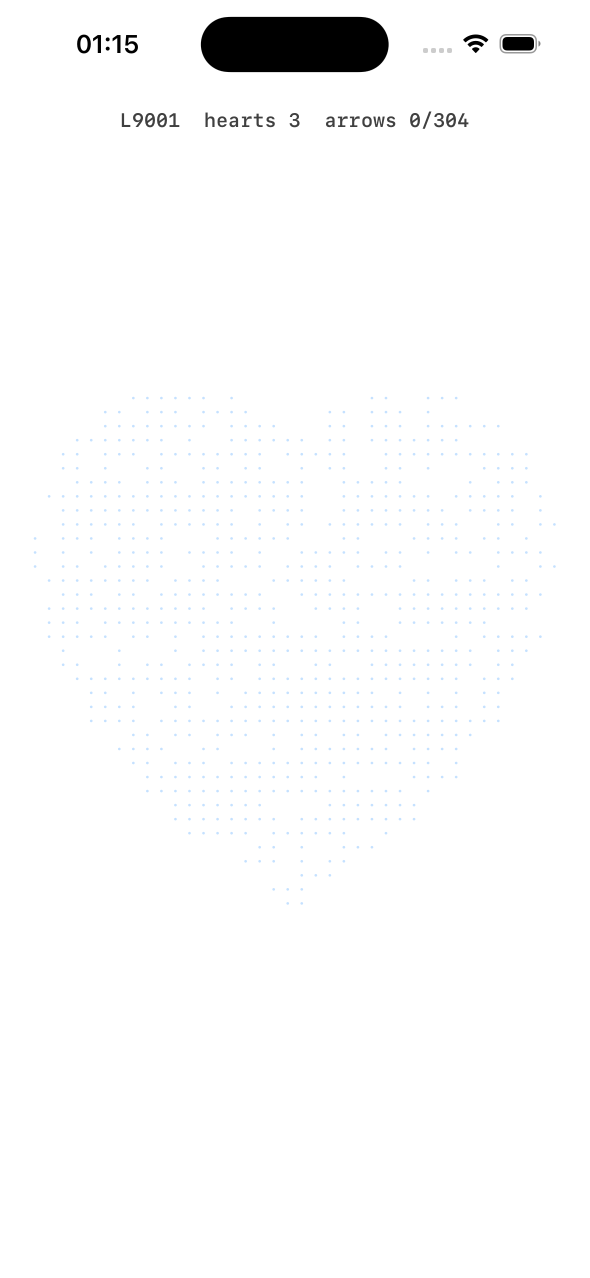
#> input picture apps/mazeout/design/spike-shots/autoplay-synth.png, 1179 x 2556 px (shown at 1/2 size)
$ python probe.py ../../design/spike-shots/autoplay-synth.png
#> lines starting #> are read from the running program, lines starting #| are printed output that depends on the picture; after the words box and inside, x2 and y2 are one past the last pixel; in counts of white or black regions, pixels touching at a corner belong together
### apps/mazeout/research/bot/bot.py
#!/usr/bin/env python3
"""Maze Out perception bot (research tool, phone session 1).

  python3 research/bot/bot.py read SHOT.png [--level N] [--tag K]   # read one shot, write overlay, print board
  python3 research/bot/bot.py play --seconds 150 --level N [--gap 0.25] [--max-rounds R] [--dry]   # first, slow loop (kept)
  python3 research/bot/bot.py play2 --level N [--seconds 170] [--stop-key] [--ignore-anomalies]   # FAST loop used from L33 on:
        one read → whole greedy schedule (tape bundles, pipe teleports, door blockers) in ONE 'phone taps' call → re-read
  python3 research/bot/go.py LEVEL NNN [--here]   # home → Play → start shot → read/dump → play2 → end popup → Continue → home
  python3 research/bot/bot.py dump SHOT.png --level N [--zoom fit] [--timer 180] [--hearts 3] [--tag "Hard Level"]

Board model (measured on L32, 003-L32-start.png, shot = 1178x2556 px, pt = px*393/1178):
  * arrows = black (0,0,0) strokes, ~12 px (4 pt) wide at fit zoom, round caps; the stroke joins CELL CENTRES of a hidden
    square grid (pitch ~53.5 px = 17.9 pt at fit zoom on L32);
  * a tail ends exactly at its cell centre (round cap radius = half stroke);
  * the head is a filled triangle whose tip is ~0.37 pitch beyond the head cell centre, base ~0.2 pitch behind it;
  * obstacles are COLOURED (pink tape etc.) and occlude the ink below: treated as unknown, resolved by straight continuation;
  * faint grey dots (vacated cells) are not ink.
Everything is measured from the image at run time (pitch/origin fitted by a comb fit), so any zoom works.
"""
import json, math, os, subprocess, sys, time
import numpy as np
from PIL import Image, ImageDraw
from scipy import ndimage

PHONE = '/Users/yago/Downloads/app-factory/tools/phonedriver/phone'
ROOT = '/Users/yago/Downloads/app-factory/apps/mazeout/research'
BOT = os.path.join(ROOT, 'bot')
OVL = os.path.join(BOT, 'overlay')
LEVELS = os.path.join(ROOT, 'levels')
LOG = os.path.join(BOT, 'log.jsonl')
TMP = os.path.join(BOT, 'tmp')
SCALE = 1178 / 393.0             # px per pt for 'shot'
BOARD_Y0, BOARD_Y1 = int(125 * SCALE), int(745 * SCALE)   # board band in px (HUD above, boosters below)
DIRS = {'up': (0, -1), 'down': (0, 1), 'left': (-1, 0), 'right': (1, 0)}
DIRNAME = {v: k for k, v in DIRS.items()}

for d in (OVL, LEVELS, TMP):
    os.makedirs(d, exist_ok=True)


def sh(args, timeout=30):
    return subprocess.run(args, capture_output=True, text=True, timeout=timeout)


# [5 lines left out: function shot, not called in this run]


def pt(xpx, ypx):
    return xpx / SCALE, ypx / SCALE


# ------------------------------------------------------------------------------------------------ guard
# [19 lines left out: function guard, not called in this run]


# ------------------------------------------------------------------------------------------------ perception
def masks(im):
    band = np.zeros(im.shape[:2], bool)
    band[BOARD_Y0:BOARD_Y1] = True
    mx, mn = im.max(2), im.min(2)
    ink = (mx < 100) & band
#> ink: shape (2556, 1179) bool; every value is 0
    # a BUMPED arrow turns red (238,10,19) and stays red for the rest of the level (L47, shots/110): still an arrow → ink
    r_, g_, b_ = im[..., 0].astype(int), im[..., 1].astype(int), im[..., 2].astype(int)
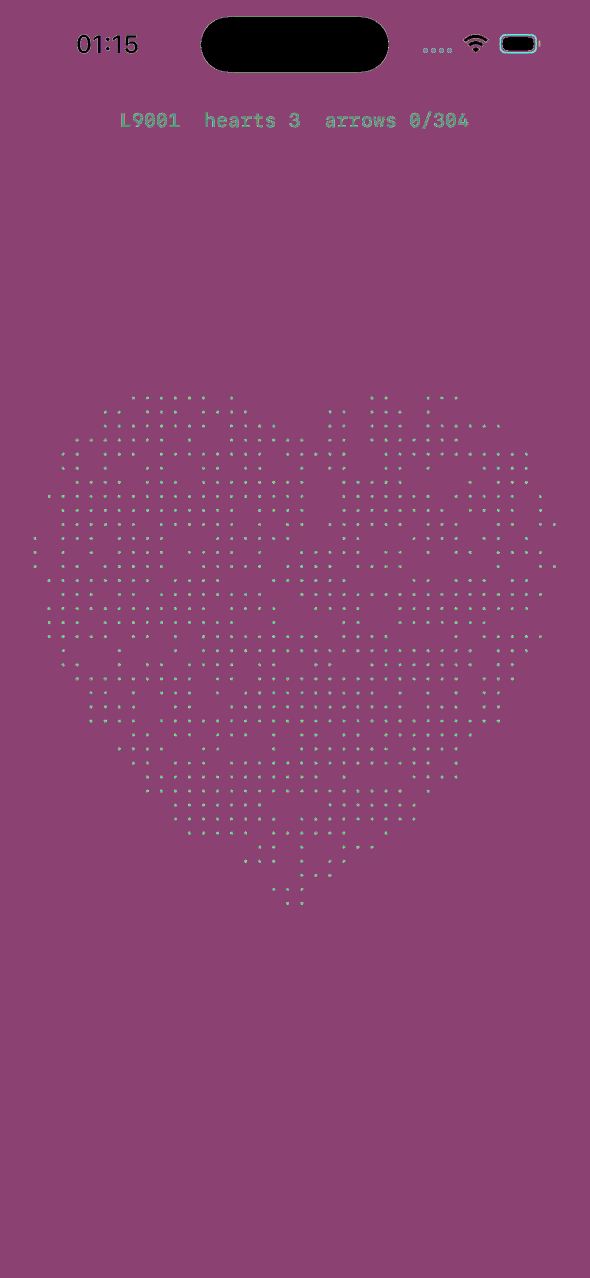
#> r_: shape (2556, 1179) int64 (shown at 1/2 size); 254 distinct labels, from 0 to 255; one colour per label, 0 black
#> g_: shape (2556, 1179) int64; 254 distinct labels, from 0 to 255
#> b_: shape (2556, 1179) int64; 254 distinct labels, from 0 to 255
    red = (r_ > 150) & (r_ - g_ > 80) & (np.abs(g_ - b_) < 50) & (g_ < 140) & band
    # its anti-aliased rim (e.g. (249,179,183)) would otherwise be a thin 'unknown' colour blob
    rim = ndimage.binary_dilation(red, iterations=3) & (r_ > 180) & (r_ - g_ > 35) & (np.abs(g_ - b_) < 50) & band
    ink = ink | red | rim
    colour = ((mx - mn) > 60) & band & ~ink
    return ink, colour


# [10 lines left out: function comb_fit, not called in this run]


def fit_grid(ink):
    # stroke width: median horizontal run length of ink pixels over a few rows
    runs = []
    ys = np.nonzero(ink.any(1))[0]
#> ys = empty array
    for y in ys[::7]:
        row = ink[y]
        d = np.diff(np.concatenate([[0], row.astype(int), [0]]))
        s, e = np.nonzero(d == 1)[0], np.nonzero(d == -1)[0]
        runs += list(e - s)
#> this loop made 0 passes
#> after the loop, runs = []
    runs = np.array(runs)
#> runs = empty array
    stroke = float(np.median(runs[(runs > 3) & (runs < 40)])) if len(runs) else 12.0
#> stroke = 12
    L = max(9, int(round(stroke * 2.2)))
#> L = 26
    vert = ndimage.binary_opening(ink, structure=np.ones((L, 1), bool))
    horz = ndimage.binary_opening(ink, structure=np.ones((1, L), bool))
    # thin segments only (strokes, not heads): components of vert / horz
    xs, xw, ys_, yw = [], [], [], []
    lab, n = ndimage.label(vert)
#> lab: shape (2556, 1179) int32; every value is 0
#> n = 0
    for sl in ndimage.find_objects(lab):
        h = sl[0].stop - sl[0].start; w = sl[1].stop - sl[1].start
        if w <= stroke * 1.6 and h >= L:
            xs.append((sl[1].start + sl[1].stop - 1) / 2.0); xw.append(h)
#> after the loop, xs = []; xw = []
    lab, n = ndimage.label(horz)
    for sl in ndimage.find_objects(lab):
        h = sl[0].stop - sl[0].start; w = sl[1].stop - sl[1].start
        if h <= stroke * 1.6 and w >= L:
            ys_.append((sl[0].start + sl[0].stop - 1) / 2.0); yw.append(w)
#> after the loop, ys_ = []; yw = []
    if len(xs) < 2 or len(ys_) < 2:
#> (the run stopped early here; a loop or call above may not have finished)

$ run again, on apps/mazeout/design/spike-shots/bump-synth-f0.9.png
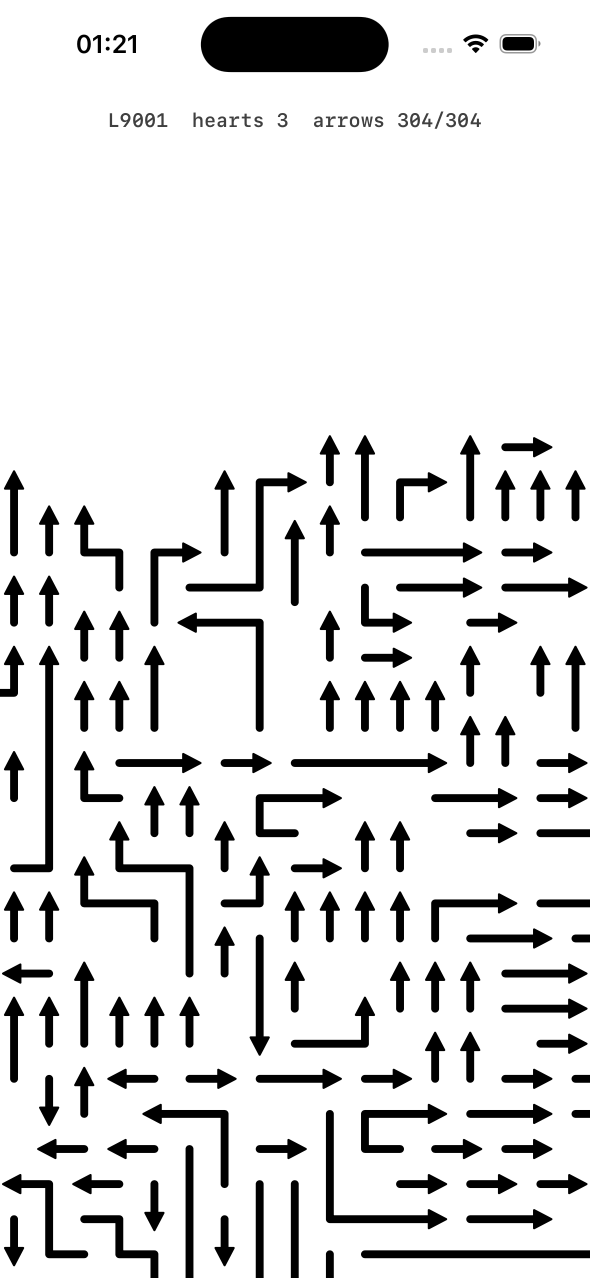
#> input picture apps/mazeout/design/spike-shots/bump-synth-f0.9.png, 1179 x 2556 px (shown at 1/2 size)
#> ink: shape (2556, 1179) bool; 8.4% white; 105 white regions, largest, box (x1, y1, x2, y2) and area: (20, 1292, 118, 1744) 8104, (219, 1642, 387, 1955) 7253, (371, 945, 614, 1183) 7178
#> in masks, `r_, g_, b_ = im[..., 0].astype(int), im[..., 1].astype(int), im[..., 2..`:
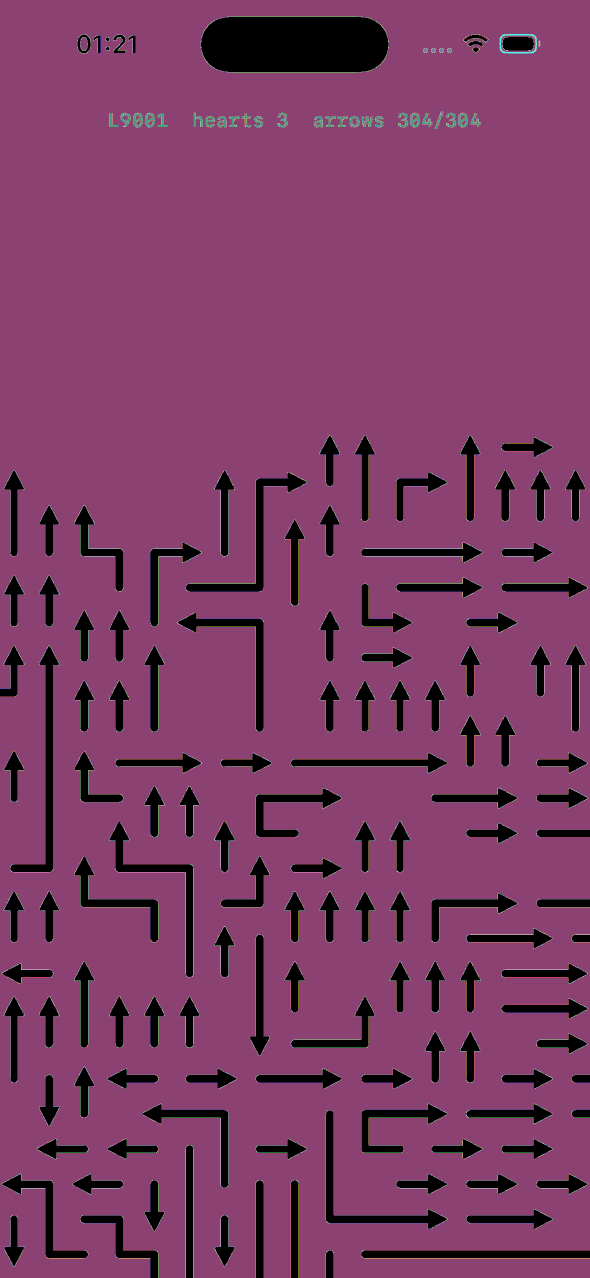
#> r_: shape (2556, 1179) int64 (shown at 1/2 size); 256 distinct labels, from 0 to 255; one colour per label, 0 black
#> red: shape (2556, 1179) bool; every value is 0
#> ys = 1363 values from 870 to 2232
#> the loop in fit_grid, `for y in ys[::7]:` made 195 passes
#> (y, s, e) on passes 5 to 7: (898, [644, 714, 925, 1004], [676, 746, 956, 1099]), (905, [640, 710, 921, 1066], [679, 750, 960, 1086]), (912, [652, 722, 933, 1066], [667, 738, 948, 1073])
#> after the loop in fit_grid, `for y in ys[::7]:`: runs = 1434 values, max 310 at index 727, min 1 at index 0, mean 24.42
#> in fit_grid, `stroke = float(np.median(runs[(runs > 3) & (runs < 40)])) if len(runs)..`: stroke = 15
#> L = 33
#> vert: shape (2556, 1179) bool; 4.8% white; 106 white regions, largest, box (x1, y1, x2, y2) and area: (91, 1292, 106, 1744) 6701, (371, 1729, 387, 1955) 3572, (512, 1869, 527, 2111) 3536
#> horz: shape (2556, 1179) bool; 3.9% white; 114 white regions, largest, box (x1, y1, x2, y2) and area: (582, 1518, 894, 1534) 4880, (722, 1097, 964, 1113) 3755, (863, 1799, 1035, 1815) 2648
#> in fit_grid, `lab, n = ndimage.label(vert)`: n = 106
#> the loop in fit_grid, `for sl in ndimage.find_objects(lab):` made 106 passes
#> (h, w) on passes 1 to 8: (102, 15), (171, 16), (172, 15), (41, 11), (172, 16), (172, 16), (102, 15), (101, 16)
#> after the loop in fit_grid, `for sl in ndimage.find_objects(lab):`: xs = 106 values, max 1150.5 at index 8, min 27.5 at index 4, mean 601.9; xw = 106 values, max 452 at index 35, min 40 at index 9, mean 96.68
#> in fit_grid, `lab, n = ndimage.label(horz)`:
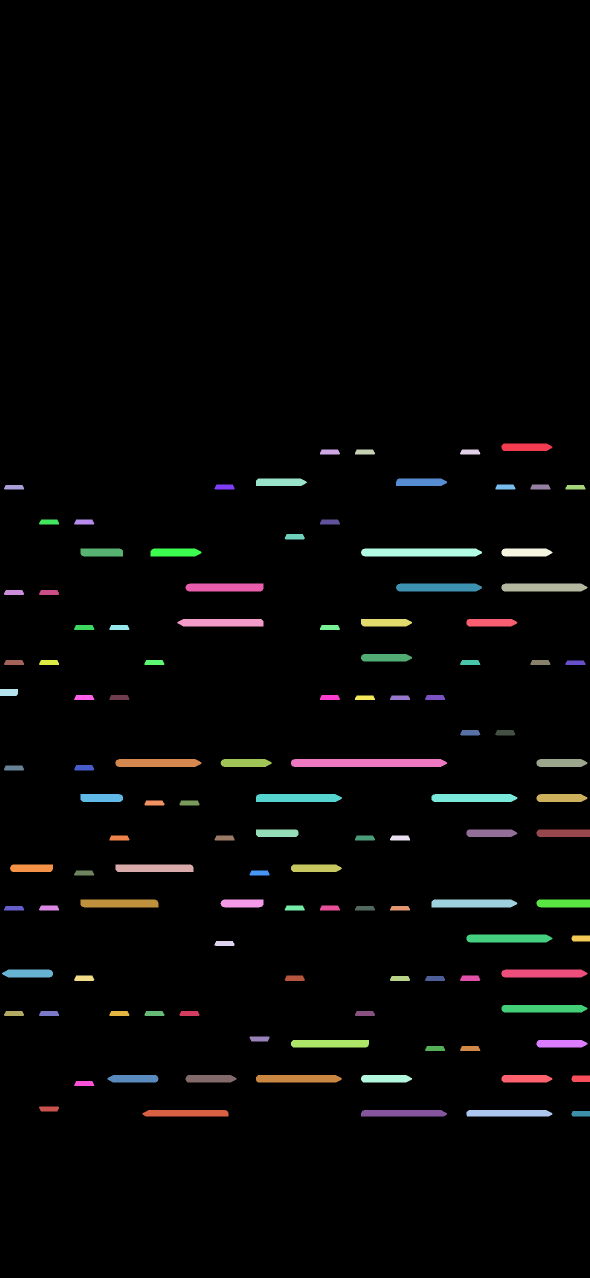
#> lab: shape (2556, 1179) int32 (shown at 1/2 size); 115 distinct labels, from 0 to 114; one colour per label, 0 black
#> in fit_grid, `lab, n = ndimage.label(horz)`: n = 114
#> the loop in fit_grid, `for sl in ndimage.find_objects(lab):` made 114 passes
#> (h, w) on passes 1 to 8: (15, 102), (10, 40), (10, 40), (10, 41), (15, 102), (15, 102), (10, 40), (10, 40)
#> after the loop in fit_grid, `for sl in ndimage.find_objects(lab):`: ys_ = 114 values from 894 to 2227; yw = 114 values, max 312 at index 48, min 36 at index 37, mean 77.92
#> pmin = 33; pmax = 200
#> vals has the same summary as xs in fit_grid
#> in comb_fit, `w = np.asarray(weights, float)`: w has the same summary as xw in fit_grid
#> after the loop in comb_fit, `for p in ps:`: sc = 3340 values, max 0.963 at index 739, min 0.00321 at index 334, mean 0.111
#> in fit_grid, `ps, sx = comb_fit(xs, xw, pmin, pmax)`: ps = 3340 values from 33 to 199.9; sx has the same summary as sc in comb_fit
#> sy = 3340 values, max 0.915 at index 741, min 0.00172 at index 446, mean 0.11
#> in fit_grid, `sc = (sx * len(xs) + sy * len(ys_)) / (len(xs) + len(ys_))`: sc = 3340 values, max 0.938 at index 740, min 0.0222 at index 208, mean 0.111
#> top = 0.938
#> cand = 32 values from 725 to 756
#> in fit_grid, `p = ps[cand.max()]`: p = 70.8
#> i = 756
#> lo = 716; hi = 796
#> in fit_grid, `p = ps[lo + int(np.argmax(sc[lo:hi]))]`: p = 70
#> x0 = 27.99; y0 = 58.17
#> kx = 106 values, max 16 at index 8, min 0 at index 4, mean 8.22
#> ky = 114 values from 12 to 31
#> A = 220 rows, first 8: [0, 0, 0], [0, 0, 0], [0, 0, 0], [0, 0, 0], [0, 0, 0], [0, 0, 0], [0, 0, 0], [0, 0, 0]
#> in fit_grid, `b = np.zeros(len(xs) + len(ys_))`: b = 220 values from 0 to 0
#> in fit_grid, `W = np.concatenate([xw, yw]).astype(float)`: W = 220 values, max 452 at index 35, min 36 at index 143, mean 86.96
#> sw = 220 values, max 21.26 at index 35, min 6 at index 143, mean 8.91
#> sol = [69.96, 28.25, 59.39]
#> p2 = 69.96; x02 = 28.25; y02 = 59.39
#> resid = 220 values, max 34.22 at index 120, min -10.63 at index 203, mean 0.736
#> fit = {'pitch': 69.96, 'x0': 28.25, 'y0': 59.39, 'stroke': 15, 'resid_px': 4.08, 'comb': 0.938}
#> in read_board, `p, X0, Y0, stroke = fit['pitch'], fit['x0'], fit['y0'], fit['stroke']`: p = 69.96; X0 = 28.25; Y0 = 59.39; stroke = 15
#> c_lo = -1
#> c_hi = 17
#> r_lo = 11
#> r_hi = 32
#> rad = 4
#> the loop in read_board, `for c in range(c_lo, c_hi + 1):` made 19 passes
#> the loop in read_board, `for (u, v), val in list(edge.items()):` made 836 passes
#> the loop in read_board, `for k in list(edge):` made 836 passes
#> the loop in read_board, `for (a, b), v in edge.items():` made 836 passes
#> the loop in read_board, `for s0 in sorted(adj):` made 270 passes
#> the loop in read_board, `for a_i, a in enumerate(arrows):` made 92 passes
#> the loop in read_board, `for a_i, a in enumerate(arrows):` made 92 passes
#> the loop `for a in b['arrows']:` made 92 passes
#> (printed output is left out)
#> the loop in free_arrows, `for a in board['arrows']:` made 92 passes
#> the loop `for a in frees:` made 24 passes
#> (printed output is left out)
